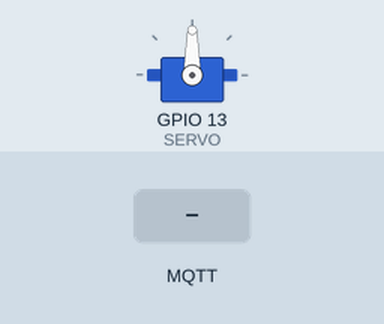
Recording of a program running on a simulated ESP32. Parts: servo. The inputs (shaded band) are chosen by the test bench. WiFi joins after 1.5 s; servers stay silent unless stated; no MQTT or app messages arrive unless stated; what the program prints to the serial monitor is not drawn.

Above: at 2.7 s.
2.8 s: MQTT message "5" arrives on the first subscribed topic
At 6.3 s:
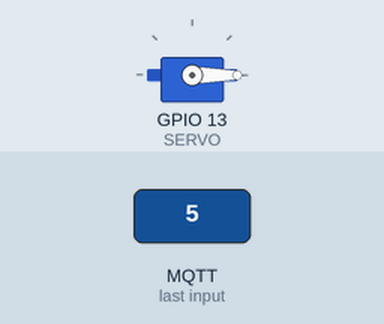
Timing chart, 0 to 7.8 s (numbered marks = the images above; inputs shaded):
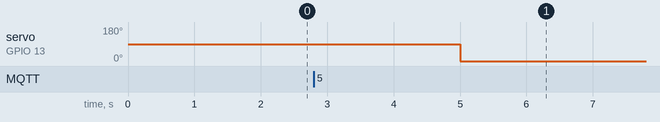

The program:

main.cpp
```cpp
#include <Arduino.h>
#include <WiFi.h>
#include <PubSubClient.h>
#include <ESP32Servo.h>

#define MAXPOSITION     90
#define MINPOSITION      1
#define MAXTEMPERATURE  30
#define MINTEMPERATURE  15

#define SERVO   13

WiFiClient ESPClient;
PubSubClient client(ESPClient);
Servo motor;
ESP32PWM servoPWM;

IPAddress espIPAddress (10,107,250,2);
IPAddress subnetMask   (255,255,0,0);
IPAddress gateway      (10,107,255,254);
IPAddress dns          (10,107,255,254);

const char* SSID        = "NET RESIDENTES";
const char* PASSWORD    = "ITLADN01";
const char* MQTTSERVER  = "10.107.100.54"; //dirección IP

const char* temperatureTopic  = "ESP32/temperature";
const char* humidityTopic     = "ESP32/humidity";

String str_temperature, str_humidity;
float temperature, humidity;
int MQTTPort = 1883;
long last;
int waitTime = 5000;

void beginWiFi();
void reconnect();
void callback(char* topic, byte* message, uint length);

void setup()
{
  Serial.begin(115200);
  ESP32PWM::allocateTimer(0);
  motor.setPeriodHertz(50);
  motor.attach(SERVO);
  beginWiFi();
  client.setServer(MQTTSERVER, MQTTPort);
  client.setCallback(callback);
}

void loop()
{
  if(!client.connected())
  {
    reconnect();
  }

  client.loop();

  long now = millis();
  if(now - last > waitTime)
  {
    int position = (MAXPOSITION - MINPOSITION) / (MAXTEMPERATURE - MINTEMPERATURE) * (temperature - MINTEMPERATURE) + MINPOSITION;
    Serial.printf("p: %i\n", position);
    motor.write(position);
  }
}

void beginWiFi()
{
  WiFi.config(espIPAddress, gateway, subnetMask, dns);
  WiFi.begin(SSID, PASSWORD);
  Serial.printf("Conectando a la red: %s\n", SSID);
  while(WiFi.status() != WL_CONNECTED)
  {
    Serial.print(".");
    delay(500);
  }

  Serial.printf("\nConexión exitosa\n");
  Serial.print("Dirección IP: ");
  Serial.println(WiFi.localIP());
}

void callback(char* topic, byte* message, uint length)
{
  Serial.printf("Tópico: %s\n", topic);
  Serial.print("Mensaje: ");
  String temporalMessage;

  for(int i = 0; i < length; i++)
  {
    Serial.print((char)message[i]);
    temporalMessage += (char)message[i];
  }
  Serial.println();

  if(String(topic) == temperatureTopic)
  {
    temperature = atof(temporalMessage.c_str());
    delay(100);
  }

  else if(String(topic) == humidityTopic)
  {
    humidity = atof(temporalMessage.c_str());
    delay(100);
  }
}

void reconnect()
{
  int count = 0;
  while(!client.connected())
  {
    Serial.print("Conectando a MQTT\n");
    if(client.connect("Cliente"))
    {
      Serial.println("Conectado");
      client.subscribe("ESP32/#");
    }
    else
    {
      Serial.print("Conexión fallida, rc = ");
      Serial.print(client.state());
      Serial.println("\nIntentando reconectar en 5 s.\n");
      while(count < 5000)
      {
        delay(100);
        count += 100;
      }
      count = 0;
    }
  }
}
```
